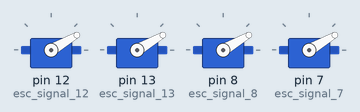
Bench run of a sketch on a simulated Arduino Uno, built with avr-gcc and run on an emulated ATmega328P. On the bench: 4 × servo.

Above: at 0.1 s.
At 4.1 s:
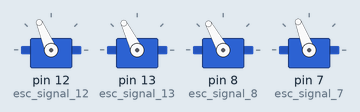
Timing chart, 0 to 5.6 s (numbered marks = the images above):
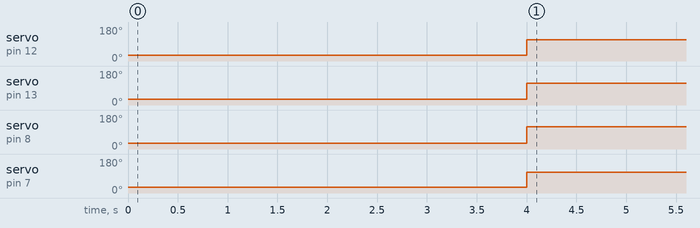

Measured:
- by itself, servo on pin 12 (esc_signal_12): 30° → 113° at 4.0 s
- by itself, servo on pin 13 (esc_signal_13): 30° → 116° at 4.0 s
- by itself, servo on pin 8 (esc_signal_8): 30° → 119° at 4.0 s
- by itself, servo on pin 7 (esc_signal_7): 30° → 111° at 4.0 s

The sketch:

with_motor_equations.ino
```cpp
#include <Servo.h>
Servo esc_signal_12, esc_signal_13, esc_signal_8, esc_signal_7;

void setup()
{
  esc_signal_12.attach(12);  //Specify here the pin number on which the signal pin of ESC is connected.
  esc_signal_12.write(30);   //ESC arm command. ESCs won't start unless input speed is less during initialization.
  esc_signal_13.attach(13);  //Specify here the pin number on which the signal pin of ESC is connected.
  esc_signal_13.write(30);   //ESC arm command. ESCs won't start unless input speed is less during initialization.
  esc_signal_8.attach(8);  //Specify here the pin number on which the signal pin of ESC is connected.
  esc_signal_8.write(30);   //ESC arm command. ESCs won't start unless input speed is less during initialization.
  esc_signal_7.attach(7);  //Specify here the pin number on which the signal pin of ESC is connected.
  esc_signal_7.write(30);   //ESC arm command. ESCs won't start unless input speed is less during initialization.
  delay(4000);            //ESC initialization delay.
}

void loop()
{
double RPM = 4300.0;
double PWM_8 = (RPM+3422.0)/64.5;
double PWM_7 = (RPM+4022.0)/74.7;
double PWM_13 = (RPM+3374.0)/66.1;
double PWM_12 = (RPM+3148.0)/65.8;

esc_signal_12.write(PWM_12);    //Vary this between 40-130 to change the speed of motor. Higher value, higher speed.
esc_signal_13.write(PWM_13);    //Vary this between 40-130 to change the speed of motor. Higher value, higher speed.
esc_signal_8.write(PWM_8);    //Vary this between 40-130 to change the speed of motor. Higher value, higher speed.
esc_signal_7.write(PWM_7);    //Vary this between 40-130 to change the speed of motor. Higher value, higher speed.

delay(15);
}
```
